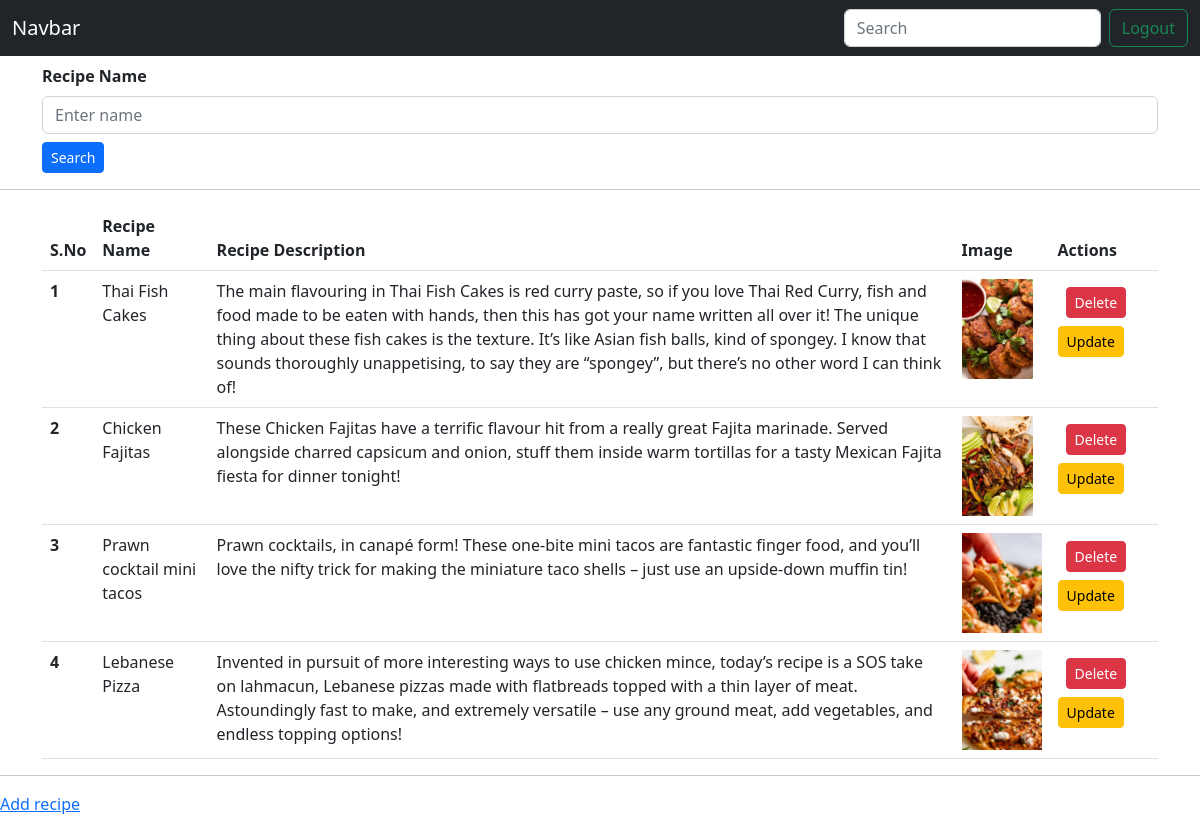
/allRecipes (signed in), run on the app's committed database.
### vege/models.py (models this page shows)
class Recipe(models.Model):
  user = models.ForeignKey(User, on_delete=models.CASCADE, null=True, blank=True) #foreign key throws an error if null and blank are not specified since django then confuses it with the id.
  recipe_name=models.CharField(max_length=100)
  recipe_desc=models.TextField()
  recipe_image=models.ImageField(upload_to="vege/images")
  recipe_views=models.IntegerField(null=True)

### vege/views.py (the view)
# urls.py: path('allRecipes', allRecipes, name='viewRecipes'),
@login_required(login_url="login_page")
def allRecipes(request):
  page="Your Recipes"
  recipes=Recipe.objects.all()
  if request.GET.get('search'):
    recipes=recipes.filter(recipe_name__icontains = request.GET.get('search'))
  context={"recipes":recipes, "page":page}
  return render(request, "viewAllRecipes.html", context) #vege\templates\viewAllRecipes.html

### vege/templates/viewAllRecipes.html
{% extends "base-template.html" %}
{% block start %}
<div class="container">
  <div class="mb-3">
    <form>
      <label class="mt-2"><strong>Recipe Name</strong></label>
      <input type="text" class="form-control mt-2" id="exampleRecipeName" name="search" placeholder="Enter name">
      <button type="submit" class="btn btn-primary btn-sm mt-2">Search</button>
    </form>
  </div>
</div>
<hr>
<div class="container mt-6">
  <table class="table p-6">
    <thead>
      <tr>
        <th scope="col">S.No</th>
        <th scope="col">Recipe Name</th>
        <th scope="col">Recipe Description</th>
        <th scope="col">Image</th>
        <th scope="col">Actions</th>
      </tr>
    </thead>
    <tbody>
      {% for recipe in recipes %}
      <tr>
        <th scope="row">{{forloop.counter}}</th>
        <td>{{recipe.recipe_name}}</td>
        <td>{{recipe.recipe_desc}}</td>
        <td>
          <img src="/media/{{recipe.recipe_image}}" style="height: 100px;">
        </td>
        <td>
          <a class="btn btn-danger btn-sm m-2" href="deleteRecipe/{{recipe.id}}/" role="button">Delete</a>
          <a class="btn btn-warning btn-sm" href="updateRecipe/{{recipe.id}}/" role="button">Update</a>
        </td>
      </tr>
      {% endfor %}
    </tbody>
  </table>
</div>
<hr>
<div>
  <a href="/recipe">Add recipe</a>
</div>
{% endblock %}

### home/templates/base-template.html (shortened to what this page needs)
<!DOCTYPE html>
<html lang="en">
<head>
  <link href="https://cdn.jsdelivr.net/npm/bootstrap@5.2.3/dist/css/bootstrap.min.css" rel="stylesheet">
</head>
<body>
  <nav class="navbar navbar-dark bg-dark">
    <div class="container-fluid">
      <a class="navbar-brand">Navbar</a>
      <form class="d-flex" role="search">
        <input class="form-control me-2" type="search" placeholder="Search" aria-label="Search">
        {% if request.user.is_authenticated %}
        <a class="btn btn-outline-success" href="logout_user">Logout</a>
        {% else %}
        <a class="btn btn-outline-success" href="login_page">Login</a>
        {% endif %}
      </form>
    </div>
  </nav>
  {% block start %}
  {% endblock start %}
</body>
</html>

### data on the page
Recipe: recipe_name "Thai Fish Cakes", recipe_desc "The main flavouring in Thai Fish Cakes is red curry paste, so if you love Thai Red Curry, fish and food made to be eaten with hands, then this has got your name written all over it! The unique thing about these fish cakes is the texture. It’s like Asian fish balls, kind of spongey. I know that sounds thoroughly unappetising, to say they are “spongey”, but there’s no other word I can think of!", recipe_image (picture)
Recipe: recipe_name "Chicken Fajitas", recipe_desc "These Chicken Fajitas have a terrific flavour hit from a really great Fajita marinade. Served alongside charred capsicum and onion, stuff them inside warm tortillas for a tasty Mexican Fajita fiesta for dinner tonight!", recipe_image (picture)
Recipe: recipe_name "Prawn cocktail mini tacos", recipe_desc "Prawn cocktails, in canapé form! These one-bite mini tacos are fantastic finger food, and you’ll love the nifty trick for making the miniature taco shells – just use an upside-down muffin tin!", recipe_image (picture)
Recipe: recipe_name "Lebanese Pizza", recipe_desc "Invented in pursuit of more interesting ways to use chicken mince, today’s recipe is a SOS take on lahmacun, Lebanese pizzas made with flatbreads topped with a thin layer of meat. Astoundingly fast to make, and extremely versatile – use any ground meat, add vegetables, and endless topping options!", recipe_image (picture)
